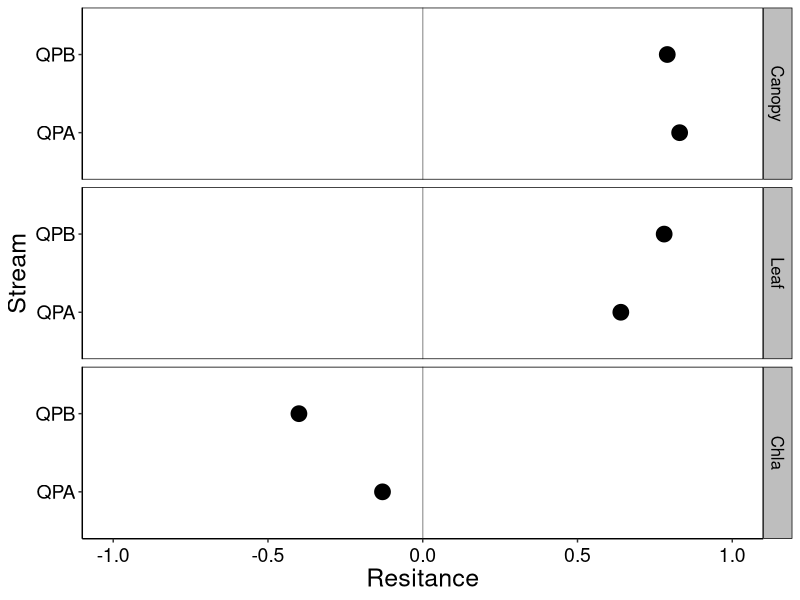
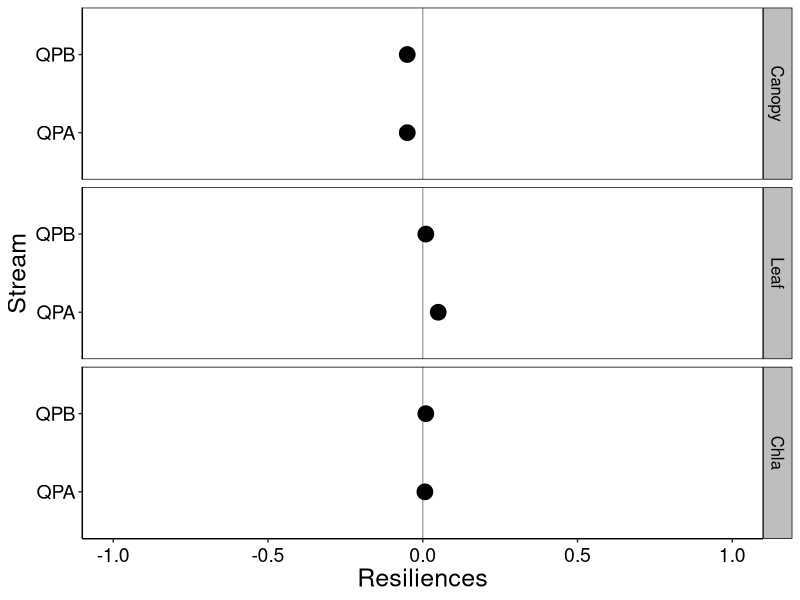
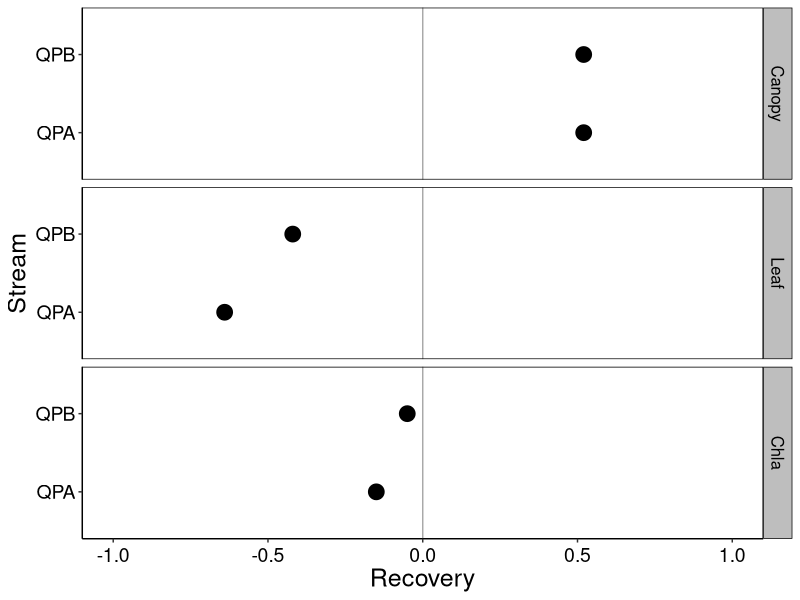
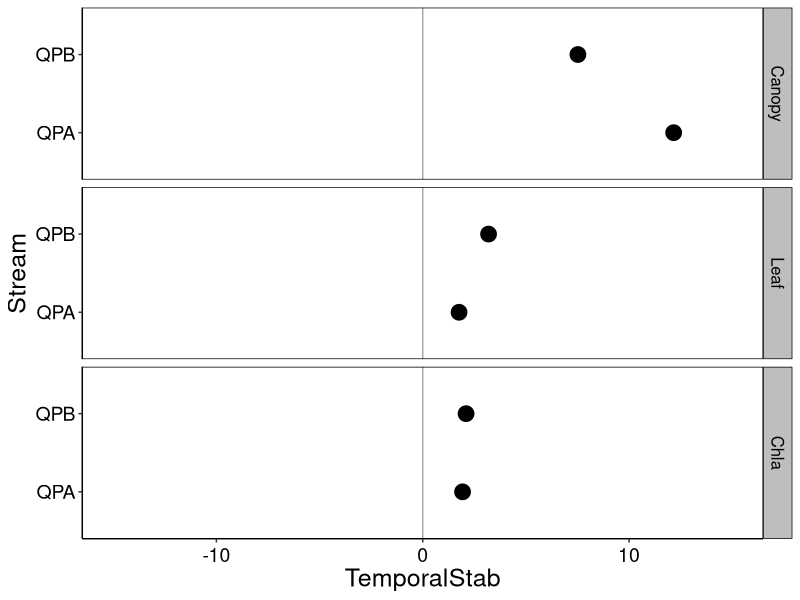
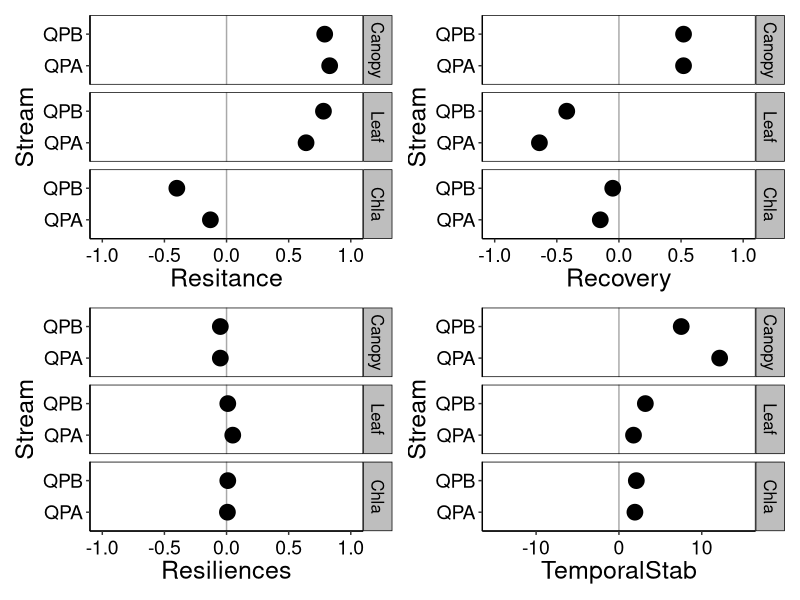
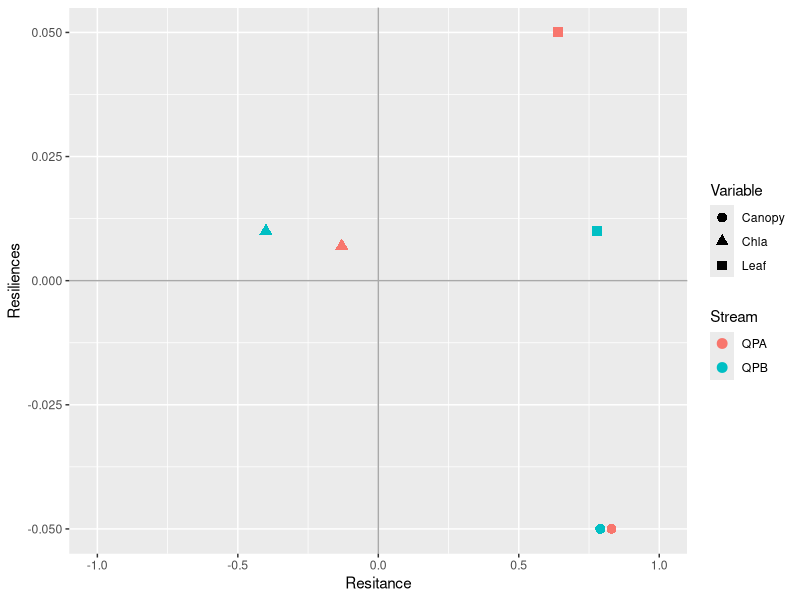

Generate these figures, in order, with R:




#--------------------------------------------
# Dot plot
# 09 May 2020
#PEGF
#--------------------------------------------
#

library(modelr)
library(ggplot2)
library(dplyr)
library(patchwork)

metrics<- read.csv("metrics.csv")
metrics



# Resistance --------------------------------------------------------------

metrics$Variable_f = factor(metrics$Variable, levels=c('Canopy','Leaf','Leaf_Exp','Chla','Shrimp'))

r1 <- ggplot(metrics, 
      aes(x=Resitance,
          y=Stream))+ 
#          color=Stream,
 #         group=Variable)) +
  geom_vline(aes(xintercept = 0), color='darkgrey') +
  geom_point(size=5)+ #aes(shape=Variable),size=2.7) +#, position=pd, stat="identity") + 
  
  theme(axis.title.x = element_text(size = 18, angle = 0)) +
  theme(axis.title.y = element_text(size = 18, angle = 90)) +
  
  theme(axis.text.x=element_text(angle=0, size=14, vjust=0.5, color="black")) + #subaxis x
  theme(axis.text.y=element_text(angle=0, size=14, vjust=0.5, color="black")) + #subaxis y
  
   xlim(-1,1) +
  
  theme(panel.grid.major = element_blank(), panel.grid.minor = element_blank(),
        panel.background = element_blank(), axis.line = element_line(colour = "black")) +
  theme(panel.border = element_rect(colour = "black", fill=NA, size=0.5)) +
  
  facet_grid(Variable_f~.) +
  theme(strip.text.y = element_text(size = 12, colour = "black", angle = 270)) +
  theme(strip.background = element_rect(colour = "black", fill = "grey"))

r1


# Resilience --------------------------------------------------------------


metrics$Variable_f = factor(metrics$Variable, levels=c('Canopy','Leaf','Leaf_Exp','Chla','Shrimp'))

r2 <- ggplot(metrics, 
             aes(x=Resiliences,
                 y=Stream))+ 
  #          color=Stream,
  #         group=Variable)) +
  geom_vline(aes(xintercept = 0), color='darkgrey') +
  geom_point(size=5)+ #aes(shape=Variable),size=2.7) +#, position=pd, stat="identity") + 
  
  theme(axis.title.x = element_text(size = 18, angle = 0)) +
  theme(axis.title.y = element_text(size = 18, angle = 90)) +
  
  theme(axis.text.x=element_text(angle=0, size=14, vjust=0.5, color="black")) + #subaxis x
  theme(axis.text.y=element_text(angle=0, size=14, vjust=0.5, color="black")) + #subaxis y
  
  xlim(-1,1) +
  
  theme(panel.grid.major = element_blank(), panel.grid.minor = element_blank(),
        panel.background = element_blank(), axis.line = element_line(colour = "black")) +
  theme(panel.border = element_rect(colour = "black", fill=NA, size=0.5)) +
  
  facet_grid(Variable_f~.) +
  theme(strip.text.y = element_text(size = 12, colour = "black", angle = 270)) +
  theme(strip.background = element_rect(colour = "black", fill = "grey"))

r2


# Recovery ----------------------------------------------------------------

metrics$Variable_f = factor(metrics$Variable, levels=c('Canopy','Leaf','Leaf_Exp','Chla','Shrimp'))

r3 <- ggplot(metrics, 
             aes(x=Recovery,
                 y=Stream))+ 
  #          color=Stream,
  #         group=Variable)) +
  geom_vline(aes(xintercept = 0), color='darkgrey') +
  geom_point(size=5)+ #aes(shape=Variable),size=2.7) +#, position=pd, stat="identity") + 
  
  theme(axis.title.x = element_text(size = 18, angle = 0)) +
  theme(axis.title.y = element_text(size = 18, angle = 90)) +
  
  theme(axis.text.x=element_text(angle=0, size=14, vjust=0.5, color="black")) + #subaxis x
  theme(axis.text.y=element_text(angle=0, size=14, vjust=0.5, color="black")) + #subaxis y
  
  xlim(-1,1) +
  
  theme(panel.grid.major = element_blank(), panel.grid.minor = element_blank(),
        panel.background = element_blank(), axis.line = element_line(colour = "black")) +
  theme(panel.border = element_rect(colour = "black", fill=NA, size=0.5)) +
  
  facet_grid(Variable_f~.) +
  theme(strip.text.y = element_text(size = 12, colour = "black", angle = 270)) +
  theme(strip.background = element_rect(colour = "black", fill = "grey"))

r3

metrics$Variable_f = factor(metrics$Variable, levels=c('Canopy','Leaf','Leaf_Exp','Chla','Shrimp'))
metrics

r4 <- ggplot(metrics, 
             aes(x=TemporalStab,
                 y=Stream))+ 
  #          color=Stream,
  #         group=Variable)) +
  geom_vline(aes(xintercept = 0), color='darkgrey') +
  geom_point(size=5)+ #aes(shape=Variable),size=2.7) +#, position=pd, stat="identity") + 
  
  theme(axis.title.x = element_text(size = 18, angle = 0)) +
  theme(axis.title.y = element_text(size = 18, angle = 90)) +
  
  theme(axis.text.x=element_text(angle=0, size=14, vjust=0.5, color="black")) + #subaxis x
  theme(axis.text.y=element_text(angle=0, size=14, vjust=0.5, color="black")) + #subaxis y
  
  xlim(-15,15) +
  
  theme(panel.grid.major = element_blank(), panel.grid.minor = element_blank(),
        panel.background = element_blank(), axis.line = element_line(colour = "black")) +
  theme(panel.border = element_rect(colour = "black", fill=NA, size=0.5)) +
  
  facet_grid(Variable_f~.) +
  theme(strip.text.y = element_text(size = 12, colour = "black", angle = 270)) +
  theme(strip.background = element_rect(colour = "black", fill = "grey"))

r4

(r1 + r3) / (r2 + r4)




r5<- ggplot(metrics, 
             aes(x=Resitance,
                 y=Resiliences,
                 color= Stream,
                 group=Variable)) +
geom_point(aes(color=Stream,shape=Variable), size=3) +
geom_vline(aes(xintercept = 0), color='darkgrey') +
  geom_hline(aes(yintercept = 0), color='darkgrey') +
  xlim(-1,1) 
r5
 
